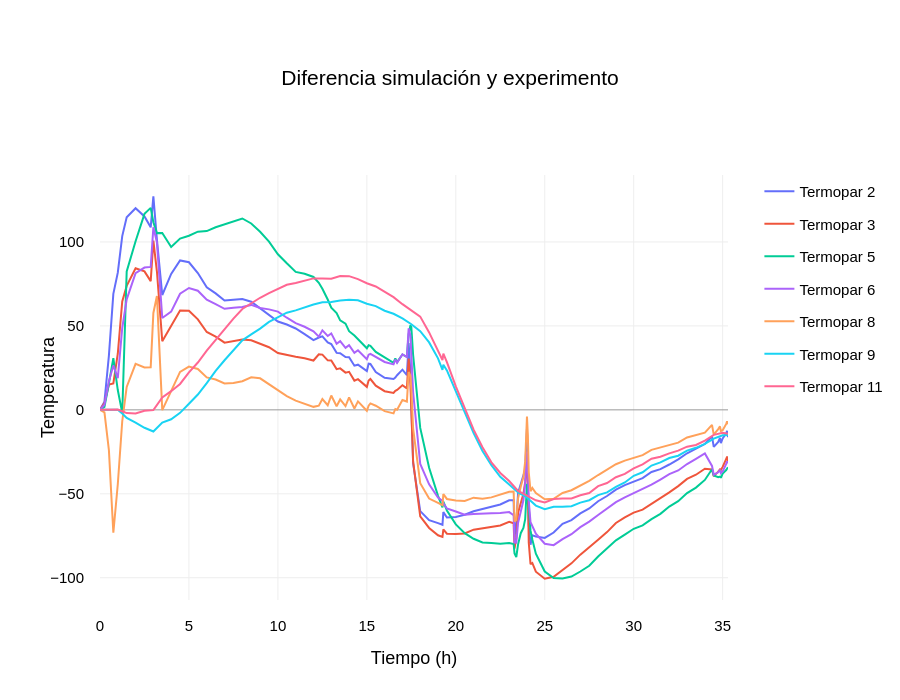

Write notebook code for a chart like this one.
### Markdown cell above
### Plot — Diferencias
Valores positivos: simulación más caliente que el experimento.

### Code cell
difference_fig.show()
